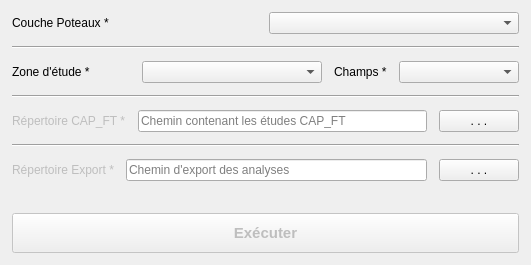
     <widget class="QWidget" name="tab_cap_ft">
      <attribute name="title">
       <string>2. VERIF CAP_FT</string>
      </attribute>
      <layout class="QVBoxLayout" name="verticalLayout_capft">
       <property name="spacing">
        <number>12</number>
       </property>
       <property name="leftMargin">
        <number>12</number>
       </property>
       <property name="topMargin">
        <number>12</number>
       </property>
       <property name="rightMargin">
        <number>12</number>
       </property>
       <property name="bottomMargin">
        <number>12</number>
       </property>
       <item>
        <layout class="QHBoxLayout" name="horizontalLayout_6">
         <item>
          <widget class="QLabel" name="label_13">
           <property name="text">
            <string>Couche Poteaux *</string>
           </property>
          </widget>
         </item>
         <item>
          <spacer name="horizontalSpacer_30">
           <property name="orientation">
            <enum>Qt::Horizontal</enum>
           </property>
           <property name="sizeHint" stdset="0">
            <size>
             <width>40</width>
             <height>20</height>
            </size>
           </property>
          </spacer>
         </item>
         <item>
          <widget class="QgsMapLayerComboBox" name="capFtComboBoxCoucheInfra_pt_pot">
           <property name="minimumSize">
            <size>
             <width>250</width>
             <height>0</height>
            </size>
           </property>
          </widget>
         </item>
        </layout>
       </item>
       <item>
        <widget class="Line" name="line_19">
         <property name="orientation">
          <enum>Qt::Horizontal</enum>
         </property>
        </widget>
       </item>
       <item>
        <layout class="QHBoxLayout" name="horizontalLayout_18">
         <item>
          <widget class="QLabel" name="label_16">
           <property name="text">
            <string>Zone d'étude *</string>
           </property>
          </widget>
         </item>
         <item>
          <spacer name="horizontalSpacer_33">
           <property name="orientation">
            <enum>Qt::Horizontal</enum>
           </property>
           <property name="sizeHint" stdset="0">
            <size>
             <width>40</width>
             <height>20</height>
            </size>
           </property>
          </spacer>
         </item>
         <item>
          <widget class="QgsMapLayerComboBox" name="capFtComboBox_etude_cap_ft">
           <property name="minimumSize">
            <size>
             <width>180</width>
             <height>0</height>
            </size>
           </property>
          </widget>
         </item>
         <item>
          <widget class="QLabel" name="label_17">
           <property name="text">
            <string>Champs *</string>
           </property>
          </widget>
         </item>
         <item>
          <widget class="QComboBox" name="capFtComboBoxChampsCapFt">
           <property name="minimumSize">
            <size>
             <width>120</width>
             <height>0</height>
            </size>
           </property>
          </widget>
         </item>
        </layout>
       </item>
       <item>
        <widget class="Line" name="line_30">
         <property name="orientation">
          <enum>Qt::Horizontal</enum>
         </property>
        </widget>
       </item>
       <item>
        <layout class="QHBoxLayout" name="horizontalLayout_17">
         <item>
          <widget class="QLabel" name="repertoireGTHD_4">
           <property name="enabled">
            <bool>false</bool>
           </property>
           <property name="sizePolicy">
            <sizepolicy hsizetype="Fixed" vsizetype="Fixed">
             <horstretch>0</horstretch>
             <verstretch>0</verstretch>
            </sizepolicy>
           </property>
           <property name="text">
            <string>Répertoire CAP_FT *</string>
           </property>
          </widget>
         </item>
         <item>
          <widget class="QLineEdit" name="lienRepertoireCapFt">
           <property name="enabled">
            <bool>true</bool>
           </property>
           <property name="sizePolicy">
            <sizepolicy hsizetype="Expanding" vsizetype="Fixed">
             <horstretch>0</horstretch>
             <verstretch>0</verstretch>
            </sizepolicy>
           </property>
           <property name="placeholderText">
            <string>Chemin contenant les études CAP_FT</string>
           </property>
          </widget>
         </item>
         <item>
          <widget class="QPushButton" name="boutonCheminEtudeCapFt">
           <property name="sizePolicy">
            <sizepolicy hsizetype="Fixed" vsizetype="Fixed">
             <horstretch>0</horstretch>
             <verstretch>0</verstretch>
            </sizepolicy>
           </property>
           <property name="text">
            <string>. . .</string>
           </property>
          </widget>
         </item>
        </layout>
       </item>
       <item>
        <widget class="Line" name="line_31">
         <property name="orientation">
          <enum>Qt::Horizontal</enum>
         </property>
        </widget>
       </item>
       <item>
        <layout class="QHBoxLayout" name="horizontalLayout_19">
         <item>
          <widget class="QLabel" name="repertoireExportComac">
           <property name="enabled">
            <bool>false</bool>
           </property>
           <property name="sizePolicy">
            <sizepolicy hsizetype="Fixed" vsizetype="Fixed">
             <horstretch>0</horstretch>
             <verstretch>0</verstretch>
            </sizepolicy>
           </property>
           <property name="text">
            <string>Répertoire Export *</string>
           </property>
          </widget>
         </item>
         <item>
          <widget class="QLineEdit" name="lienCheminExportCapFt">
           <property name="enabled">
            <bool>true</bool>
           </property>
           <property name="sizePolicy">
            <sizepolicy hsizetype="Expanding" vsizetype="Fixed">
             <horstretch>0</horstretch>
             <verstretch>0</verstretch>
            </sizepolicy>
           </property>
           <property name="placeholderText">
            <string>Chemin d'export des analyses</string>
           </property>
          </widget>
         </item>
         <item>
          <widget class="QPushButton" name="boutonCheminExportComac">
           <property name="sizePolicy">
            <sizepolicy hsizetype="Fixed" vsizetype="Fixed">
             <horstretch>0</horstretch>
             <verstretch>0</verstretch>
            </sizepolicy>
           </property>
           <property name="text">
            <string>. . .</string>
           </property>
          </widget>
         </item>
        </layout>
       </item>
       <item>
        <spacer name="verticalSpacer_capFt">
         <property name="orientation">
          <enum>Qt::Vertical</enum>
         </property>
         <property name="sizeHint" stdset="0">
          <size>
           <width>20</width>
           <height>20</height>
          </size>
         </property>
        </spacer>
       </item>
       <item>
        <widget class="QPushButton" name="cap_ftLanceur">
         <property name="enabled">
          <bool>false</bool>
         </property>
         <property name="minimumSize">
          <size>
           <width>0</width>
           <height>40</height>
          </size>
         </property>
         <property name="font">
          <font>
           <pointsize>11</pointsize>
           <weight>75</weight>
           <bold>true</bold>
          </font>
         </property>
         <property name="cursor">
          <cursorShape>PointingHandCursor</cursorShape>
         </property>
         <property name="text">
          <string>Exécuter</string>
         </property>
        </widget>
       </item>
      </layout>
     </widget>
